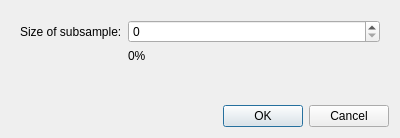
<?xml version="1.0" encoding="UTF-8"?>
<ui version="4.0">
 <class>SelectSubsample</class>
 <widget class="QDialog" name="SelectSubsample">
  <property name="geometry">
   <rect>
    <x>0</x>
    <y>0</y>
    <width>400</width>
    <height>138</height>
   </rect>
  </property>
  <property name="windowTitle">
   <string>Select subsample size</string>
  </property>
  <property name="modal">
   <bool>true</bool>
  </property>
  <layout class="QVBoxLayout" name="verticalLayout">
   <item>
    <widget class="QFrame" name="frame">
     <property name="frameShape">
      <enum>QFrame::NoFrame</enum>
     </property>
     <property name="frameShadow">
      <enum>QFrame::Raised</enum>
     </property>
     <layout class="QFormLayout" name="formLayout">
      <item row="0" column="0">
       <widget class="QLabel" name="label">
        <property name="text">
         <string>Size of subsample:</string>
        </property>
       </widget>
      </item>
      <item row="0" column="1">
       <widget class="QSpinBox" name="spinBox"/>
      </item>
      <item row="1" column="1">
       <widget class="QLabel" name="label_2">
        <property name="text">
         <string>0%</string>
        </property>
       </widget>
      </item>
     </layout>
    </widget>
   </item>
   <item>
    <widget class="QDialogButtonBox" name="buttonBox">
     <property name="orientation">
      <enum>Qt::Horizontal</enum>
     </property>
     <property name="standardButtons">
      <set>QDialogButtonBox::Cancel|QDialogButtonBox::Ok</set>
     </property>
    </widget>
   </item>
  </layout>
 </widget>
 <resources/>
 <connections>
  <connection>
   <sender>buttonBox</sender>
   <signal>accepted()</signal>
   <receiver>SelectSubsample</receiver>
   <slot>accept()</slot>
   <hints>
    <hint type="sourcelabel">
     <x>248</x>
     <y>254</y>
    </hint>
    <hint type="destinationlabel">
     <x>157</x>
     <y>274</y>
    </hint>
   </hints>
  </connection>
  <connection>
   <sender>buttonBox</sender>
   <signal>rejected()</signal>
   <receiver>SelectSubsample</receiver>
   <slot>reject()</slot>
   <hints>
    <hint type="sourcelabel">
     <x>316</x>
     <y>260</y>
    </hint>
    <hint type="destinationlabel">
     <x>286</x>
     <y>274</y>
    </hint>
   </hints>
  </connection>
 </connections>
</ui>
